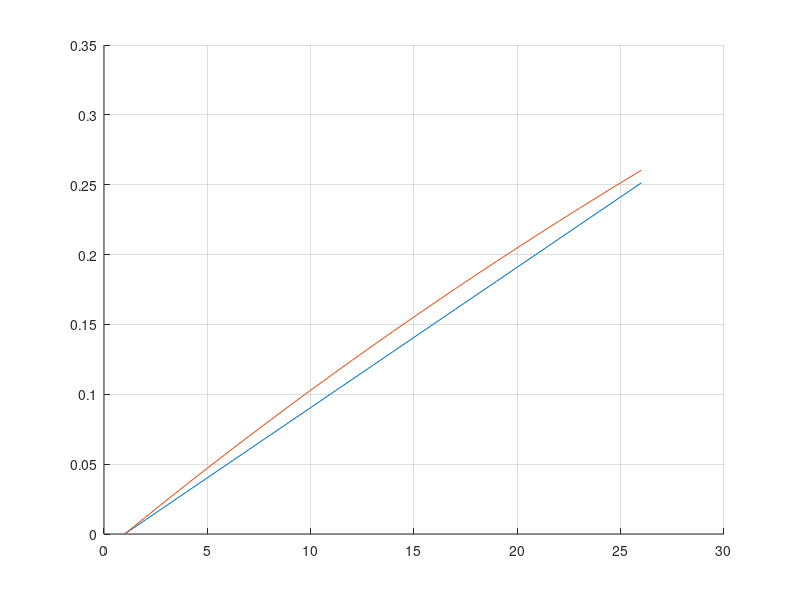

This figure's MATLAB source:



clc
clear all
close all

f0 = 50;
N = 25;
Fs = N*f0;
Ts = 1/Fs;

f=50;
R = 0.01;

for n=0:25
    
    arg_lin(n+1) = 2*pi*f*Ts*n/N;
    arg_exp(n+1) = 1-1/(exp(1.2*2*pi*f*Ts*n/N)); %-2*pi;
    
end

figure, hold on, grid on
plot(arg_lin)
plot(arg_exp)